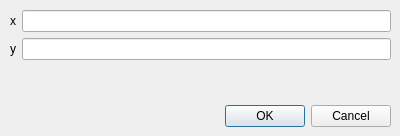
<?xml version="1.0" encoding="UTF-8"?>
<ui version="4.0">
 <class>FormTranslation</class>
 <widget class="QDialog" name="FormTranslation">
  <property name="geometry">
   <rect>
    <x>0</x>
    <y>0</y>
    <width>400</width>
    <height>136</height>
   </rect>
  </property>
  <property name="windowTitle">
   <string>Dialog</string>
  </property>
  <widget class="QDialogButtonBox" name="buttonBox">
   <property name="geometry">
    <rect>
     <x>50</x>
     <y>100</y>
     <width>341</width>
     <height>32</height>
    </rect>
   </property>
   <property name="orientation">
    <enum>Qt::Horizontal</enum>
   </property>
   <property name="standardButtons">
    <set>QDialogButtonBox::Cancel|QDialogButtonBox::Ok</set>
   </property>
  </widget>
  <widget class="QWidget" name="formLayoutWidget">
   <property name="geometry">
    <rect>
     <x>10</x>
     <y>10</y>
     <width>381</width>
     <height>91</height>
    </rect>
   </property>
   <layout class="QFormLayout" name="formLayout">
    <item row="0" column="0">
     <widget class="QLabel" name="label">
      <property name="text">
       <string>x</string>
      </property>
     </widget>
    </item>
    <item row="1" column="0">
     <widget class="QLabel" name="label_2">
      <property name="text">
       <string>y</string>
      </property>
     </widget>
    </item>
    <item row="0" column="1">
     <widget class="QLineEdit" name="lineEdit"/>
    </item>
    <item row="1" column="1">
     <widget class="QLineEdit" name="lineEdit_2"/>
    </item>
   </layout>
  </widget>
 </widget>
 <resources/>
 <connections>
  <connection>
   <sender>buttonBox</sender>
   <signal>accepted()</signal>
   <receiver>FormTranslation</receiver>
   <slot>accept()</slot>
   <hints>
    <hint type="sourcelabel">
     <x>248</x>
     <y>254</y>
    </hint>
    <hint type="destinationlabel">
     <x>157</x>
     <y>274</y>
    </hint>
   </hints>
  </connection>
  <connection>
   <sender>buttonBox</sender>
   <signal>rejected()</signal>
   <receiver>FormTranslation</receiver>
   <slot>reject()</slot>
   <hints>
    <hint type="sourcelabel">
     <x>316</x>
     <y>260</y>
    </hint>
    <hint type="destinationlabel">
     <x>286</x>
     <y>274</y>
    </hint>
   </hints>
  </connection>
 </connections>
</ui>
